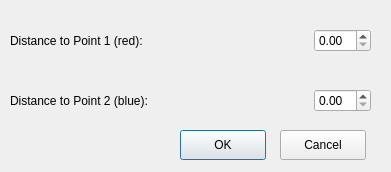
<?xml version="1.0" encoding="UTF-8"?>
<ui version="4.0">
 <class>ArcIntersection</class>
 <widget class="QDialog" name="ArcIntersection">
  <property name="geometry">
   <rect>
    <x>0</x>
    <y>0</y>
    <width>391</width>
    <height>172</height>
   </rect>
  </property>
  <property name="windowTitle">
   <string>Arc Intersection</string>
  </property>
  <widget class="QWidget" name="horizontalLayoutWidget">
   <property name="geometry">
    <rect>
     <x>10</x>
     <y>20</y>
     <width>361</width>
     <height>41</height>
    </rect>
   </property>
   <layout class="QHBoxLayout" name="horizontalLayout">
    <item>
     <widget class="QLabel" name="lblPnt1">
      <property name="text">
       <string>Distance to Point 1 (red): </string>
      </property>
     </widget>
    </item>
    <item>
     <spacer name="horizontalSpacer">
      <property name="orientation">
       <enum>Qt::Horizontal</enum>
      </property>
      <property name="sizeHint" stdset="0">
       <size>
        <width>40</width>
        <height>20</height>
       </size>
      </property>
     </spacer>
    </item>
    <item>
     <widget class="QDoubleSpinBox" name="sboxPnt1"/>
    </item>
   </layout>
  </widget>
  <widget class="QWidget" name="horizontalLayoutWidget_2">
   <property name="geometry">
    <rect>
     <x>10</x>
     <y>80</y>
     <width>361</width>
     <height>41</height>
    </rect>
   </property>
   <layout class="QHBoxLayout" name="horizontalLayout_2">
    <item>
     <widget class="QLabel" name="lblPnt2">
      <property name="text">
       <string>Distance to Point 2 (blue): </string>
      </property>
     </widget>
    </item>
    <item>
     <spacer name="horizontalSpacer_2">
      <property name="orientation">
       <enum>Qt::Horizontal</enum>
      </property>
      <property name="sizeHint" stdset="0">
       <size>
        <width>40</width>
        <height>20</height>
       </size>
      </property>
     </spacer>
    </item>
    <item>
     <widget class="QDoubleSpinBox" name="sboxPnt2"/>
    </item>
   </layout>
  </widget>
  <widget class="QPushButton" name="btnOK">
   <property name="geometry">
    <rect>
     <x>180</x>
     <y>130</y>
     <width>86</width>
     <height>30</height>
    </rect>
   </property>
   <property name="text">
    <string>OK</string>
   </property>
  </widget>
  <widget class="QPushButton" name="btnCancel">
   <property name="geometry">
    <rect>
     <x>280</x>
     <y>130</y>
     <width>86</width>
     <height>30</height>
    </rect>
   </property>
   <property name="text">
    <string>Cancel</string>
   </property>
  </widget>
 </widget>
 <resources/>
 <connections/>
</ui>
